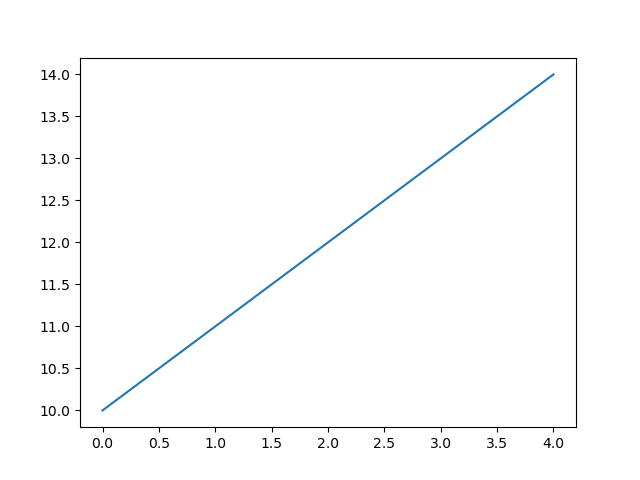

Here is the Python script that generated this plot:
""" p5_6.py """

import matplotlib.pyplot as plt

pt_y = [10, 11, 12, 13, 14]
fig, ax = plt.subplots()
ax.plot(pt_y)
# plt.show()
plt.savefig("p5_6.png")
